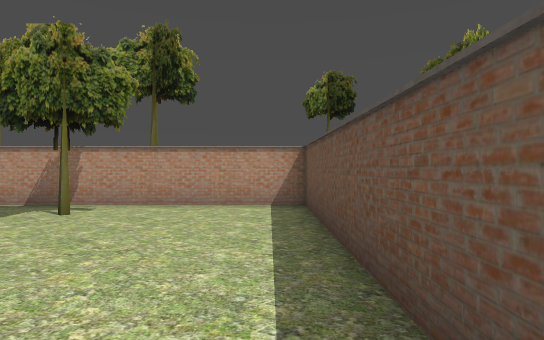
[1] (above)

17 first-person views from a walk through a 3-D level made in the Godot game engine. The camera is 1.5 m above the floor, looks level and sees 75° across. The floor is counted in squares, 2 m on a side. Each view is taken from the middle of a square. On the plan, view 1 faces up. The plan holds only what a view shows up to about 11 squares ahead; the rest is blank. The place goes on beyond the plan. Door leaves are left out where a doorway can be walked through.

[2]
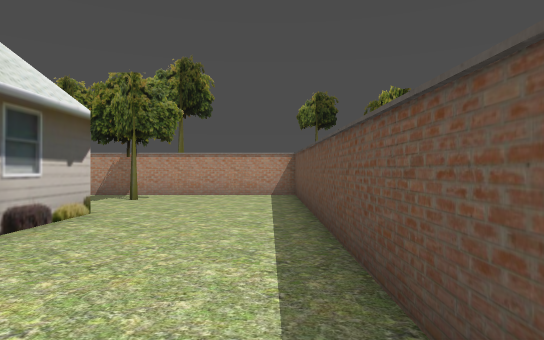

[3]
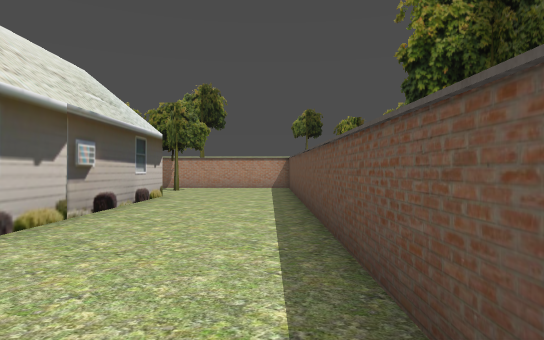

[4]
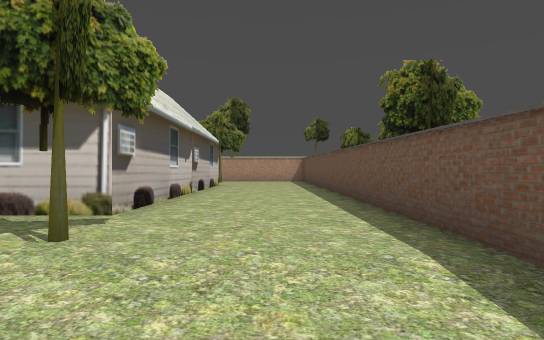

[5]
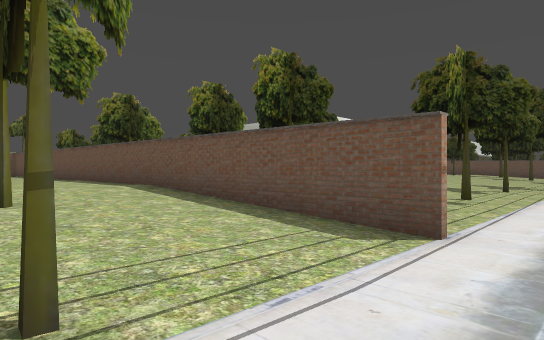

[6]
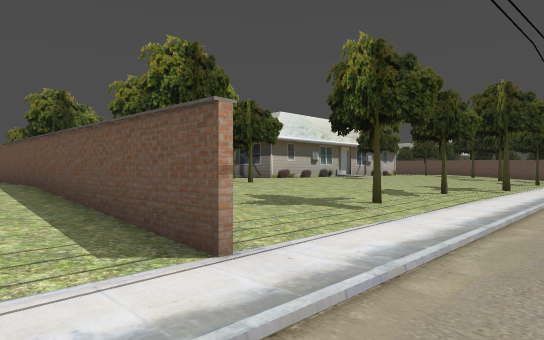

[7]
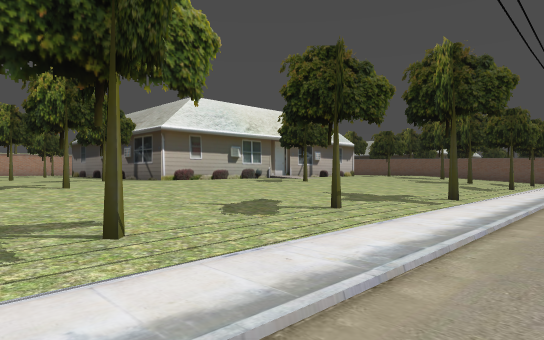

[8]
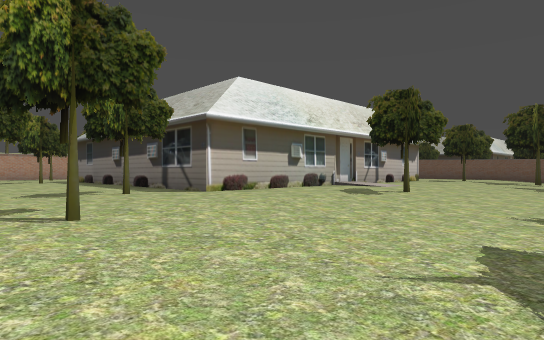

[9]
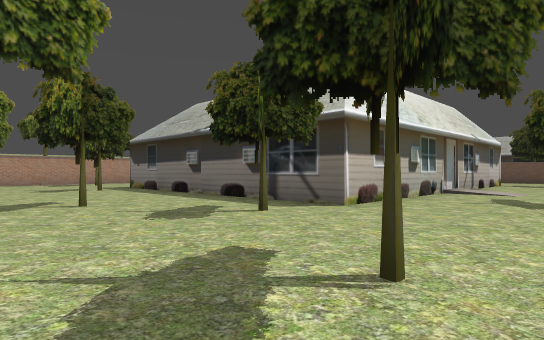

[10]
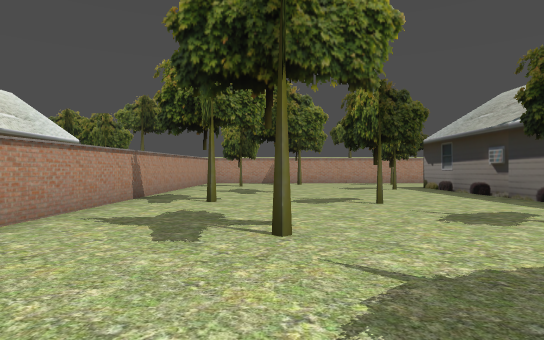

[11]
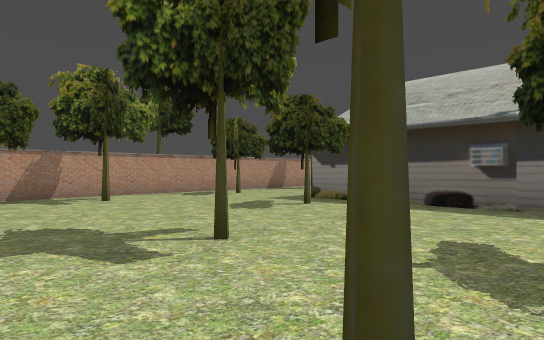

[12]
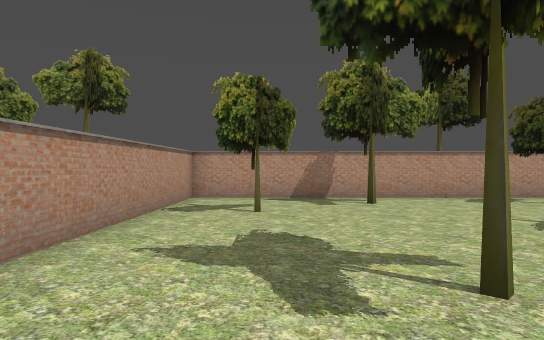

[13]
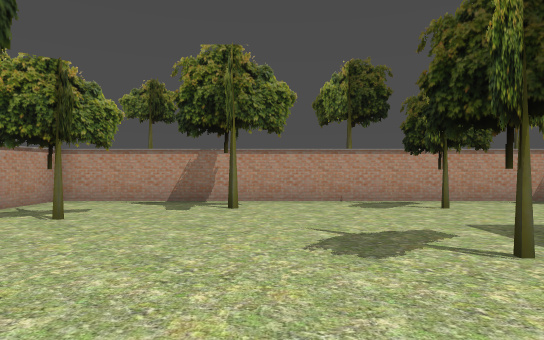

[14]
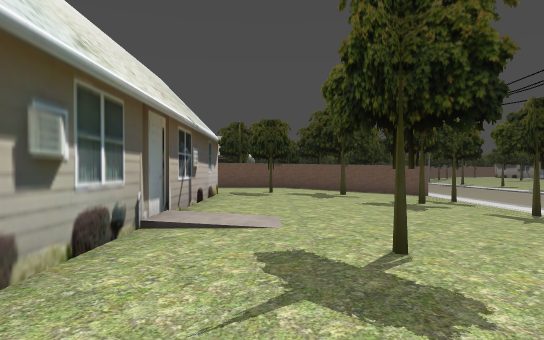

[15]
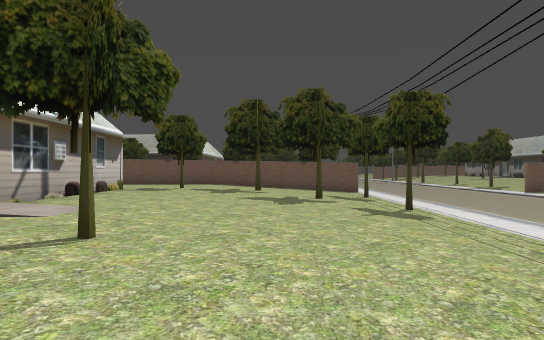

[16]
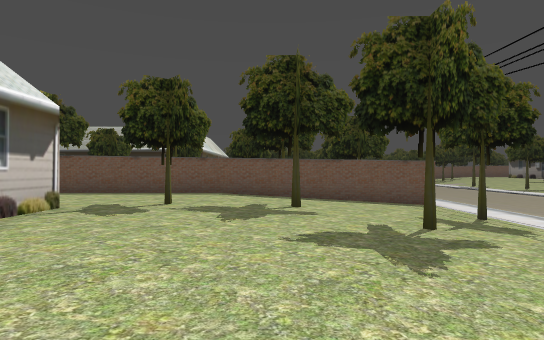

[17]
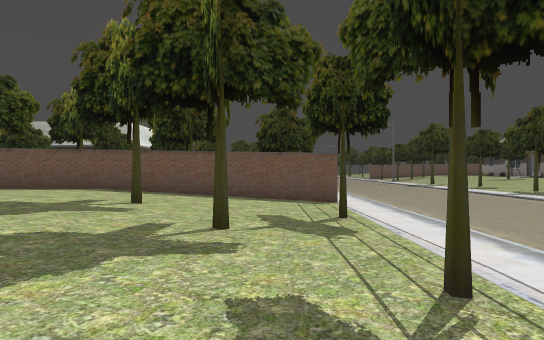

### Floor plan
Key: @ floor where view 1 was taken; # wall or solid block; x gap in a wall; . main floor; - floor 0.25 m lower than the main floor; _ floor 0.5 m lower than the main floor; < floor 0.75 m lower than the main floor; / step, stairs or slope; = window, fence, low wall or low ledge.
Columns run from 5 left of view 1 to 27 right of it. Each row starts with its distance up from view 1.
  8 =============#=====
  7 ......#...........
  6 .#....#...#...#
  5  .....###.....
  4  .....###.......
  3   #...#..... . #
  2   #...#......###
  1   #...#....... #
  0   #..@#..#.....#
 -1   #...#........#
 -2   #...#... . ..#
 -3   #...#.#..#...#
 -4   #...#........#              #
 -5   #...#.....x..#            ..#
 -6 ###...#..#.. #.############...#
 -7   #...#............../........#
 -8   #...#... . ..............#..#
 -9     ..# ...#......##...... . .#
-10    ---#  ---------  ----------#
-11    #--#  -------------------#-#
-12   ____# _________________#____#
-13   ____#_______#_______________#
-14   #<<<#<<<#<<<<<<<#<<<<#<<<#<<#
-15    <<<<<<<<<<<<<<<<<<<<<<<<<<<<<<
-16   < <<<<<<<<<<<<<<<< <<<<<<<<<<<<
-17     < <<<< <<<        <<<<<<<<<<<

Where each view was taken, in squares from view 1:
view 1: 0 up, 0 right, facing up
view 2: 3 down, 0 right, facing up
view 3: 7 down, 0 right, facing up
view 4: 11 down, 1 left, facing up
view 5: 16 down, 3 left, facing up-right
view 6: 17 down, 1 left, facing up-right
view 7: 17 down, 4 right, facing up-right
view 8: 13 down, 5 right, facing up-right
view 9: 10 down, 4 right, facing up-right
view 10: 10 down, 4 right, facing up
view 11: 3 down, 2 right, facing up-right
view 12: 2 down, 3 right, facing up
view 13: 1 down, 6 right, facing up
view 14: 8 down, 10 right, facing right
view 15: 11 down, 10 right, facing right
view 16: 10 down, 15 right, facing right
view 17: 13 down, 16 right, facing right
